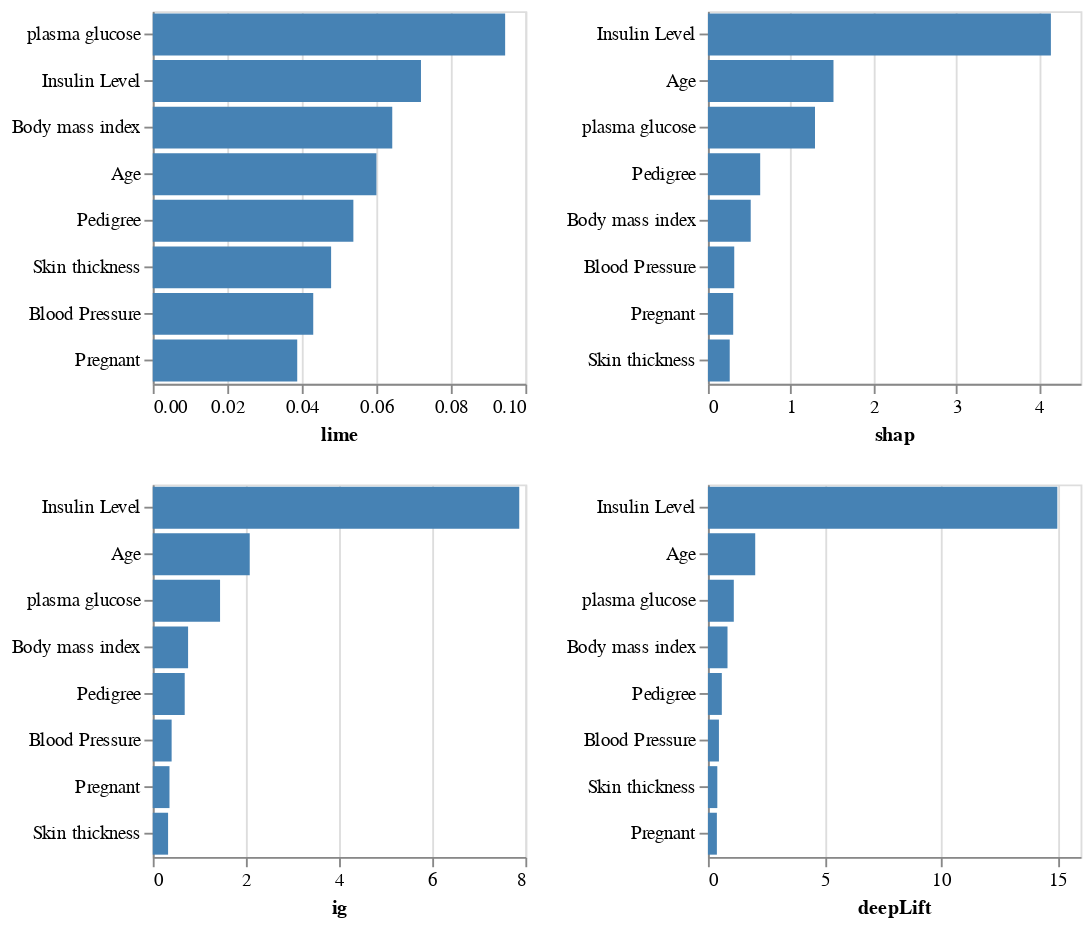

Write notebook code for a chart like this one.
### Markdown cell above
## Show the charts

### Code cell
mean_attr_bar

### Figure 1 — Vega-Lite specification as saved in the notebook (floating-point values rounded to 4 significant figures)
{"config": {"view": {"continuousWidth": 400, "continuousHeight": 300}}, "vconcat": [{"hconcat": [{"mark": "bar", "encoding": {"color": {"condition": {"value": "green", "selection": "selector003"}, "value": "steelblue"}, "x": {"field": "lime", "type": "quantitative"}, "y": {"field": "feature_name", "sort": "-x", "title": "", "type": "nominal"}}, "height": 200, "selection": {"selector003": {"type": "multi", "on": "mouseover", "toggle": true, "empty": "none"}}, "width": 200}, {"mark": "bar", "encoding": {"color": {"condition": {"value": "green", "selection": "selector003"}, "value": "steelblue"}, "x": {"field": "shap", "type": "quantitative"}, "y": {"field": "feature_name", "sort": "-x", "title": "", "type": "nominal"}}, "height": 200, "selection": {"selector003": {"type": "multi", "on": "mouseover", "toggle": true, "empty": "none"}}, "width": 200}]}, {"hconcat": [{"mark": "bar", "encoding": {"color": {"condition": {"value": "green", "selection": "selector003"}, "value": "steelblue"}, "x": {"field": "ig", "type": "quantitative"}, "y": {"field": "feature_name", "sort": "-x", "title": "", "type": "nominal"}}, "height": 200, "selection": {"selector003": {"type": "multi", "on": "mouseover", "toggle": true, "empty": "none"}}, "width": 200}, {"mark": "bar", "encoding": {"color": {"condition": {"value": "green", "selection": "selector003"}, "value": "steelblue"}, "x": {"field": "deepLift", "type": "quantitative"}, "y": {"field": "feature_name", "sort": "-x", "title": "", "type": "nominal"}}, "height": 200, "selection": {"selector003": {"type": "multi", "on": "mouseover", "toggle": true, "empty": "none"}}, "width": 200}]}], "data": {"name": "data-8da264ecb7db226f5632d93b06d00422"}, "$schema": "https://vega.github.io/schema/vega-lite/v4.17.0.json", "datasets": {"data-8da264ecb7db226f5632d93b06d00422": [{"feature_name": "Pregnant", "shap": 0.3051, "lime": 0.03877, "ig": 0.359, "deepLift": 0.3839}, {"feature_name": "plasma glucose", "shap": 1.293, "lime": 0.09457, "ig": 1.445, "deepLift": 1.11}, {"feature_name": "Blood Pressure", "shap": 0.3177, "lime": 0.04307, "ig": 0.405, "deepLift": 0.472}, {"feature_name": "Skin thickness", "shap": 0.2631, "lime": 0.04786, "ig": 0.3289, "deepLift": 0.4024}, {"feature_name": "Insulin Level", "shap": 4.142, "lime": 0.07198, "ig": 7.869, "deepLift": 15.0}, {"feature_name": "Body mass index", "shap": 0.5166, "lime": 0.06428, "ig": 0.7584, "deepLift": 0.8402}, {"feature_name": "Pedigree", "shap": 0.6311, "lime": 0.05384, "ig": 0.6859, "deepLift": 0.596}, {"feature_name": "Age", "shap": 1.516, "lime": 0.06002, "ig": 2.082, "deepLift": 2.03}]}}
